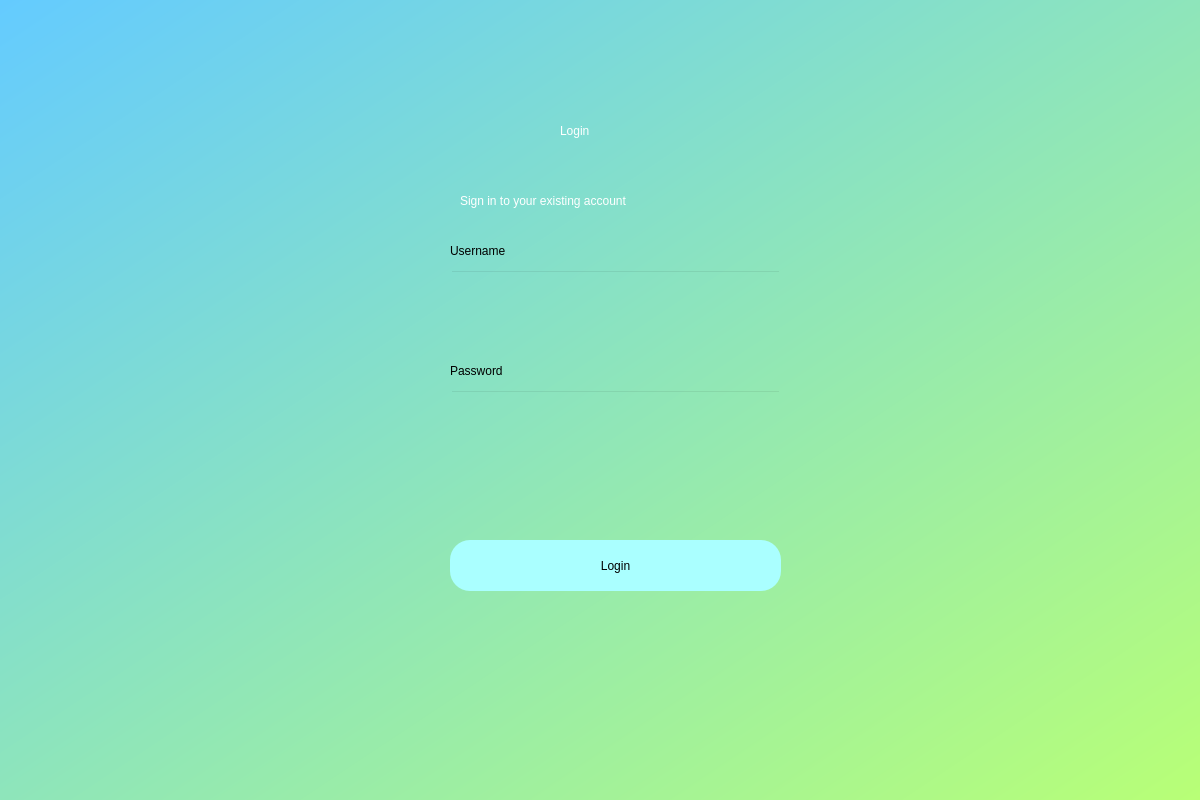
<?xml version="1.0" encoding="UTF-8"?>
<ui version="4.0">
 <class>Dialog</class>
 <widget class="QDialog" name="Dialog">
  <property name="geometry">
   <rect>
    <x>0</x>
    <y>0</y>
    <width>1200</width>
    <height>800</height>
   </rect>
  </property>
  <property name="windowTitle">
   <string>Dialog</string>
  </property>
  <widget class="QWidget" name="bgwidget" native="true">
   <property name="geometry">
    <rect>
     <x>0</x>
     <y>0</y>
     <width>1200</width>
     <height>800</height>
    </rect>
   </property>
   <property name="styleSheet">
    <string notr="true">QWidget#bgwidget{
background-color: qlineargradient(spread:pad, x1:0, y1:0, x2:1, y2:1, stop:0 rgba(100, 203, 255, 255), stop:1 rgba(184, 255, 118, 255));}</string>
   </property>
   <widget class="QLabel" name="label">
    <property name="geometry">
     <rect>
      <x>560</x>
      <y>100</y>
      <width>121</width>
      <height>61</height>
     </rect>
    </property>
    <property name="styleSheet">
     <string notr="true">font: 36pt &quot;MS Shell Dlg 2&quot;;color: rgb(255, 255, 255);</string>
    </property>
    <property name="text">
     <string>Login</string>
    </property>
   </widget>
   <widget class="QLabel" name="label_2">
    <property name="geometry">
     <rect>
      <x>460</x>
      <y>170</y>
      <width>311</width>
      <height>61</height>
     </rect>
    </property>
    <property name="styleSheet">
     <string notr="true">font: 16pt &quot;MS Shell Dlg 2&quot;;color: rgb(255, 255, 255);</string>
    </property>
    <property name="text">
     <string>Sign in to your existing account</string>
    </property>
   </widget>
   <widget class="QPushButton" name="login">
    <property name="geometry">
     <rect>
      <x>450</x>
      <y>540</y>
      <width>331</width>
      <height>51</height>
     </rect>
    </property>
    <property name="styleSheet">
     <string notr="true">border-radius:20px;
font: 14pt &quot;MS Shell Dlg 2&quot;;
background-color: rgb(170, 255, 255);</string>
    </property>
    <property name="text">
     <string>Login</string>
    </property>
   </widget>
   <widget class="QLineEdit" name="usernamefield">
    <property name="geometry">
     <rect>
      <x>450</x>
      <y>270</y>
      <width>331</width>
      <height>41</height>
     </rect>
    </property>
    <property name="styleSheet">
     <string notr="true">background-color:rgba(0, 0, 0, 0);
font: 12pt &quot;MS Shell Dlg 2&quot;;</string>
    </property>
   </widget>
   <widget class="QLineEdit" name="passwordfield">
    <property name="geometry">
     <rect>
      <x>450</x>
      <y>390</y>
      <width>331</width>
      <height>41</height>
     </rect>
    </property>
    <property name="styleSheet">
     <string notr="true">background-color:rgba(0, 0, 0, 0);
font: 12pt &quot;MS Shell Dlg 2&quot;;</string>
    </property>
   </widget>
   <widget class="QLabel" name="label_3">
    <property name="geometry">
     <rect>
      <x>450</x>
      <y>240</y>
      <width>81</width>
      <height>21</height>
     </rect>
    </property>
    <property name="text">
     <string>Username</string>
    </property>
   </widget>
   <widget class="QLabel" name="label_4">
    <property name="geometry">
     <rect>
      <x>450</x>
      <y>360</y>
      <width>81</width>
      <height>21</height>
     </rect>
    </property>
    <property name="text">
     <string>Password</string>
    </property>
   </widget>
   <widget class="QLabel" name="error">
    <property name="geometry">
     <rect>
      <x>450</x>
      <y>490</y>
      <width>341</width>
      <height>21</height>
     </rect>
    </property>
    <property name="styleSheet">
     <string notr="true">font: 12pt &quot;MS Shell Dlg 2&quot;;
color:red;</string>
    </property>
    <property name="text">
     <string/>
    </property>
   </widget>
  </widget>
 </widget>
 <resources/>
 <connections/>
</ui>
